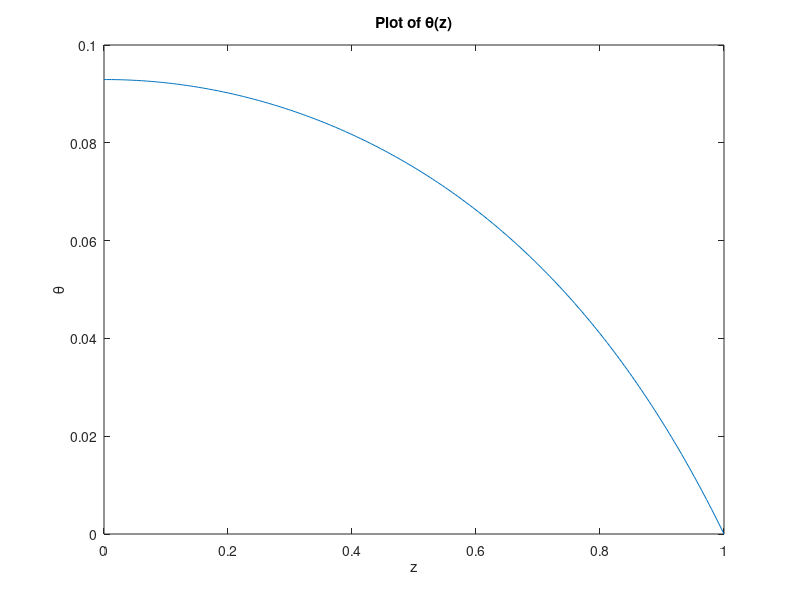

Here is the MATLAB script that generated this plot:
%HW-3 Prb-8
%Navneet Singh (nsingh1@andrew.cmu.edu)
function problem8

%The given problem is non-linear BVP. Sp we can't solve it by making system
% as Ax =b. We will have non-linear algebraic system which we will solve
% using fsolve. After disctretizing the given differential equation, we get

%%
% 
% $$ \frac{\theta_{i+1}-2\theta_i+\theta_{i-1}}{h^2} + B\phi^2(1 - \frac{\theta_i}{B})exp(\frac{\gamma \theta_i}{\gamma+\theta_i}) $$
% 

%Thus we will have 'n' nonlinear equation which we will solve using fsolve.
%

clc %clearning screen
clear all %clearing previous stored variables
close all %closing previous plots

%Given data
B = 0.6;
sy = 0.25;
gam = 30; 

%number of equations
n=250; 
%guess for solving with fsolve
guess = (linspace(0,1,n))';
z = linspace(0,1,n);
%distance between two consecutive mesh points
h = 1/(n-1); 

%using fsolve to solve system of non=linear equations
options = optimset('display','off');
sol = fsolve(@eqn, guess, options);

%descrining system of non-linear equations
function f = eqn(x)
         f = zeros(n,1);
         f(1) = (x(2) - x(1))/h - 0; %Neumann BC
         f(n)  = x(n)-0; %Dirichlet BC
         for i =2:n-1
             f(i) = x(i+1) - 2*x(i) + x(i-1) + h^2 * B * sy * (1 - x(i)/B)*exp( gam*x(i)/(gam + x(i)) );
         end
end
%plotting 
plot(z, sol)
title('Plot of \theta(z)')
xlabel('z')
ylabel('\theta')
end

            
             